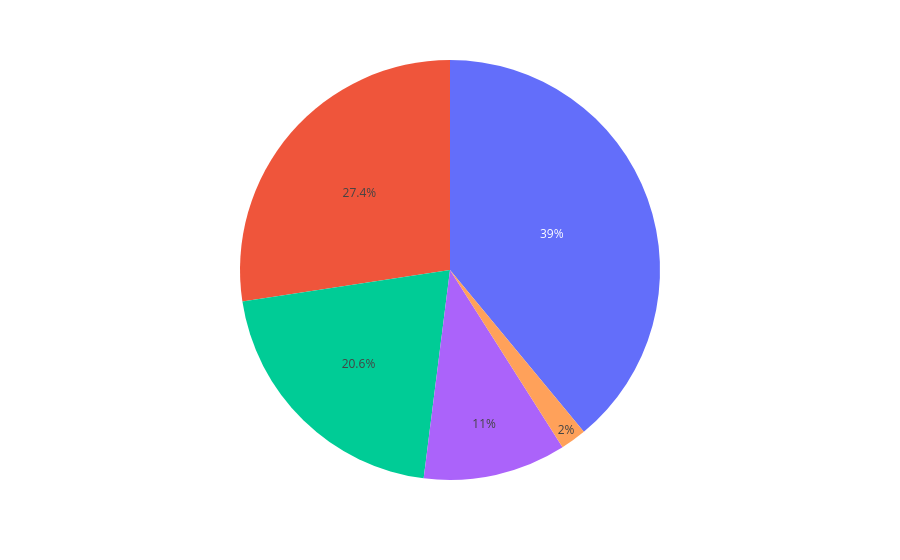

Notebook source saved alongside this figure:
### Code cell
px.pie(data_frame=d, values='number',labels='stage')

### Figure 1 — Plotly figure (JSON) as saved in the notebook; plotly's stock layout.template omitted (floating-point values rounded to 4 significant figures)
{"data": [{"domain": {"x": [0, 1], "y": [0, 1]}, "hovertemplate": "number=%{value}<extra></extra>", "legendgroup": "", "name": "", "showlegend": false, "type": "pie", "values": [39, 27.4, 20.6, 11, 2]}], "layout": {"legend": {"tracegroupgap": 0}, "margin": {"t": 60}}}
